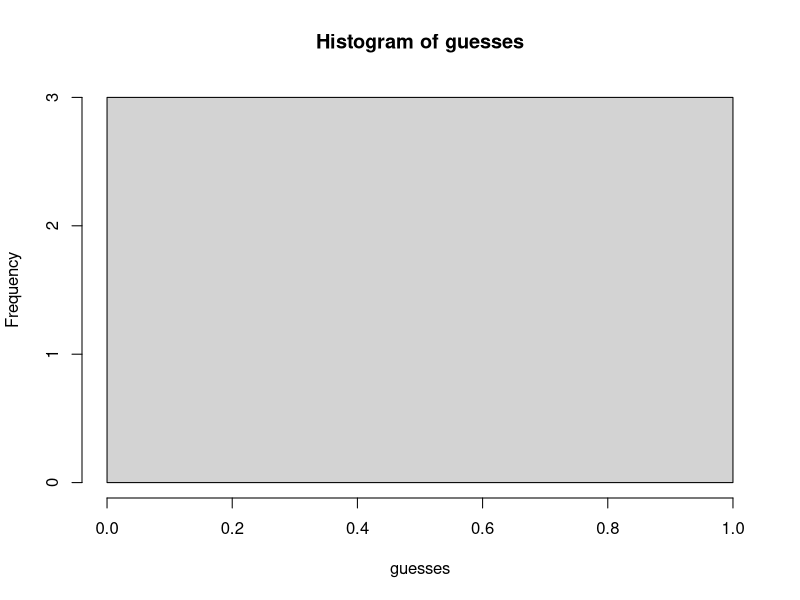

This figure's R source:
## ---- chunk 1
guesses <- c(1,1,1)

## ---- chunk 2
actual <- apply(Titanic, c(4), sum)['No']

## ---- chunk 3
hist(guesses)
abline(v=actual,col=3,lty=3)

